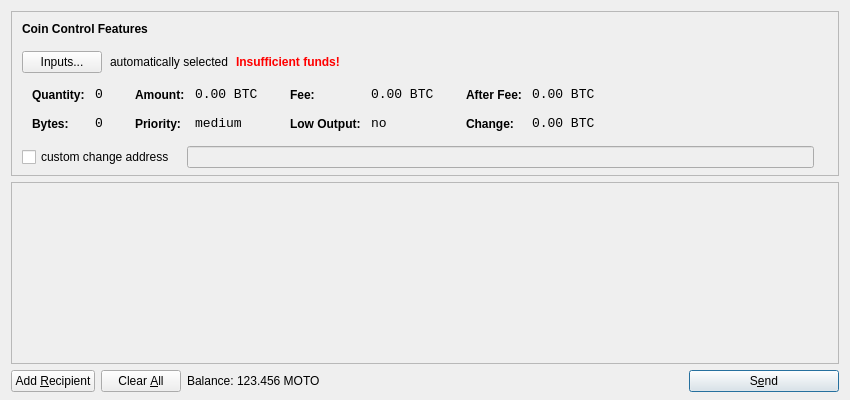
<?xml version="1.0" encoding="UTF-8"?>
<ui version="4.0">
 <class>SendCoinsDialog</class>
 <widget class="QDialog" name="SendCoinsDialog">
  <property name="geometry">
   <rect>
    <x>0</x>
    <y>0</y>
    <width>850</width>
    <height>400</height>
   </rect>
  </property>
  <property name="windowTitle">
   <string>Send Coins</string>
  </property>
  <layout class="QVBoxLayout" name="verticalLayout" stretch="0,1,0">
   <property name="bottomMargin">
    <number>8</number>
   </property>
   <item>
    <widget class="QFrame" name="frameCoinControl">
     <property name="sizePolicy">
      <sizepolicy hsizetype="Expanding" vsizetype="Expanding">
       <horstretch>0</horstretch>
       <verstretch>0</verstretch>
      </sizepolicy>
     </property>
     <property name="maximumSize">
      <size>
       <width>16777215</width>
       <height>16777215</height>
      </size>
     </property>
     <property name="frameShape">
      <enum>QFrame::StyledPanel</enum>
     </property>
     <property name="frameShadow">
      <enum>QFrame::Sunken</enum>
     </property>
     <layout class="QVBoxLayout" name="verticalLayoutCoinControl2">
      <property name="spacing">
       <number>-1</number>
      </property>
      <property name="leftMargin">
       <number>0</number>
      </property>
      <property name="topMargin">
       <number>0</number>
      </property>
      <property name="rightMargin">
       <number>0</number>
      </property>
      <property name="bottomMargin">
       <number>6</number>
      </property>
      <item>
       <layout class="QVBoxLayout" name="verticalLayoutCoinControl" stretch="0,0,0,0,1">
        <property name="spacing">
         <number>0</number>
        </property>
        <property name="leftMargin">
         <number>10</number>
        </property>
        <property name="topMargin">
         <number>10</number>
        </property>
        <item>
         <layout class="QHBoxLayout" name="horizontalLayoutCoinControl1">
          <property name="bottomMargin">
           <number>15</number>
          </property>
          <item>
           <widget class="QLabel" name="labelCoinControlFeatures">
            <property name="sizePolicy">
             <sizepolicy hsizetype="Preferred" vsizetype="Maximum">
              <horstretch>0</horstretch>
              <verstretch>0</verstretch>
             </sizepolicy>
            </property>
            <property name="font">
             <font>
              <weight>75</weight>
              <bold>true</bold>
             </font>
            </property>
            <property name="styleSheet">
             <string notr="true">font-weight:bold;</string>
            </property>
            <property name="text">
             <string>Coin Control Features</string>
            </property>
           </widget>
          </item>
         </layout>
        </item>
        <item>
         <layout class="QHBoxLayout" name="horizontalLayoutCoinControl2" stretch="0,0,0,0">
          <property name="spacing">
           <number>8</number>
          </property>
          <property name="bottomMargin">
           <number>10</number>
          </property>
          <item>
           <widget class="QPushButton" name="pushButtonCoinControl">
            <property name="styleSheet">
             <string notr="true"/>
            </property>
            <property name="text">
             <string>Inputs...</string>
            </property>
           </widget>
          </item>
          <item>
           <widget class="QLabel" name="labelCoinControlAutomaticallySelected">
            <property name="text">
             <string>automatically selected</string>
            </property>
            <property name="margin">
             <number>5</number>
            </property>
           </widget>
          </item>
          <item>
           <widget class="QLabel" name="labelCoinControlInsuffFunds">
            <property name="font">
             <font>
              <weight>75</weight>
              <bold>true</bold>
             </font>
            </property>
            <property name="styleSheet">
             <string notr="true">color:red;font-weight:bold;</string>
            </property>
            <property name="text">
             <string>Insufficient funds!</string>
            </property>
            <property name="margin">
             <number>5</number>
            </property>
           </widget>
          </item>
          <item>
           <spacer name="horizontalSpacerCoinControl">
            <property name="orientation">
             <enum>Qt::Horizontal</enum>
            </property>
            <property name="sizeHint" stdset="0">
             <size>
              <width>40</width>
              <height>1</height>
             </size>
            </property>
           </spacer>
          </item>
         </layout>
        </item>
        <item>
         <widget class="QWidget" name="widgetCoinControl" native="true">
          <property name="sizePolicy">
           <sizepolicy hsizetype="Preferred" vsizetype="Preferred">
            <horstretch>0</horstretch>
            <verstretch>0</verstretch>
           </sizepolicy>
          </property>
          <property name="minimumSize">
           <size>
            <width>0</width>
            <height>0</height>
           </size>
          </property>
          <property name="styleSheet">
           <string notr="true"/>
          </property>
          <layout class="QHBoxLayout" name="horizontalLayoutCoinControl5">
           <property name="margin">
            <number>0</number>
           </property>
           <item>
            <layout class="QHBoxLayout" name="horizontalLayoutCoinControl3" stretch="0,0,0,1">
             <property name="spacing">
              <number>20</number>
             </property>
             <property name="topMargin">
              <number>0</number>
             </property>
             <property name="bottomMargin">
              <number>10</number>
             </property>
             <item>
              <layout class="QFormLayout" name="formLayoutCoinControl1">
               <property name="horizontalSpacing">
                <number>10</number>
               </property>
               <property name="verticalSpacing">
                <number>14</number>
               </property>
               <property name="leftMargin">
                <number>10</number>
               </property>
               <property name="topMargin">
                <number>4</number>
               </property>
               <property name="rightMargin">
                <number>6</number>
               </property>
               <item row="0" column="0">
                <widget class="QLabel" name="labelCoinControlQuantityText">
                 <property name="styleSheet">
                  <string notr="true">font-weight:bold;</string>
                 </property>
                 <property name="text">
                  <string>Quantity:</string>
                 </property>
                 <property name="margin">
                  <number>0</number>
                 </property>
                </widget>
               </item>
               <item row="0" column="1">
                <widget class="QLabel" name="labelCoinControlQuantity">
                 <property name="font">
                  <font>
                   <family>Monospace</family>
                   <pointsize>10</pointsize>
                  </font>
                 </property>
                 <property name="cursor">
                  <cursorShape>IBeamCursor</cursorShape>
                 </property>
                 <property name="contextMenuPolicy">
                  <enum>Qt::ActionsContextMenu</enum>
                 </property>
                 <property name="text">
                  <string notr="true">0</string>
                 </property>
                 <property name="margin">
                  <number>0</number>
                 </property>
                 <property name="textInteractionFlags">
                  <set>Qt::LinksAccessibleByMouse|Qt::TextSelectableByKeyboard|Qt::TextSelectableByMouse</set>
                 </property>
                </widget>
               </item>
               <item row="1" column="0">
                <widget class="QLabel" name="labelCoinControlBytesText">
                 <property name="styleSheet">
                  <string notr="true">font-weight:bold;</string>
                 </property>
                 <property name="text">
                  <string>Bytes:</string>
                 </property>
                </widget>
               </item>
               <item row="1" column="1">
                <widget class="QLabel" name="labelCoinControlBytes">
                 <property name="font">
                  <font>
                   <family>Monospace</family>
                   <pointsize>10</pointsize>
                  </font>
                 </property>
                 <property name="cursor">
                  <cursorShape>IBeamCursor</cursorShape>
                 </property>
                 <property name="contextMenuPolicy">
                  <enum>Qt::ActionsContextMenu</enum>
                 </property>
                 <property name="text">
                  <string notr="true">0</string>
                 </property>
                 <property name="textInteractionFlags">
                  <set>Qt::LinksAccessibleByMouse|Qt::TextSelectableByKeyboard|Qt::TextSelectableByMouse</set>
                 </property>
                </widget>
               </item>
              </layout>
             </item>
             <item>
              <layout class="QFormLayout" name="formLayoutCoinControl2">
               <property name="horizontalSpacing">
                <number>10</number>
               </property>
               <property name="verticalSpacing">
                <number>14</number>
               </property>
               <property name="leftMargin">
                <number>6</number>
               </property>
               <property name="topMargin">
                <number>4</number>
               </property>
               <property name="rightMargin">
                <number>6</number>
               </property>
               <item row="0" column="0">
                <widget class="QLabel" name="labelCoinControlAmountText">
                 <property name="styleSheet">
                  <string notr="true">font-weight:bold;</string>
                 </property>
                 <property name="text">
                  <string>Amount:</string>
                 </property>
                 <property name="margin">
                  <number>0</number>
                 </property>
                </widget>
               </item>
               <item row="0" column="1">
                <widget class="QLabel" name="labelCoinControlAmount">
                 <property name="font">
                  <font>
                   <family>Monospace</family>
                   <pointsize>10</pointsize>
                  </font>
                 </property>
                 <property name="cursor">
                  <cursorShape>IBeamCursor</cursorShape>
                 </property>
                 <property name="contextMenuPolicy">
                  <enum>Qt::ActionsContextMenu</enum>
                 </property>
                 <property name="text">
                  <string notr="true">0.00 BTC</string>
                 </property>
                 <property name="textInteractionFlags">
                  <set>Qt::LinksAccessibleByMouse|Qt::TextSelectableByKeyboard|Qt::TextSelectableByMouse</set>
                 </property>
                </widget>
               </item>
               <item row="1" column="0">
                <widget class="QLabel" name="labelCoinControlPriorityText">
                 <property name="styleSheet">
                  <string notr="true">font-weight:bold;</string>
                 </property>
                 <property name="text">
                  <string>Priority:</string>
                 </property>
                </widget>
               </item>
               <item row="1" column="1">
                <widget class="QLabel" name="labelCoinControlPriority">
                 <property name="font">
                  <font>
                   <family>Monospace</family>
                   <pointsize>10</pointsize>
                  </font>
                 </property>
                 <property name="cursor">
                  <cursorShape>IBeamCursor</cursorShape>
                 </property>
                 <property name="contextMenuPolicy">
                  <enum>Qt::ActionsContextMenu</enum>
                 </property>
                 <property name="text">
                  <string>medium</string>
                 </property>
                 <property name="textInteractionFlags">
                  <set>Qt::LinksAccessibleByMouse|Qt::TextSelectableByKeyboard|Qt::TextSelectableByMouse</set>
                 </property>
                </widget>
               </item>
              </layout>
             </item>
             <item>
              <layout class="QFormLayout" name="formLayoutCoinControl3">
               <property name="horizontalSpacing">
                <number>10</number>
               </property>
               <property name="verticalSpacing">
                <number>14</number>
               </property>
               <property name="leftMargin">
                <number>6</number>
               </property>
               <property name="topMargin">
                <number>4</number>
               </property>
               <property name="rightMargin">
                <number>6</number>
               </property>
               <item row="0" column="0">
                <widget class="QLabel" name="labelCoinControlFeeText">
                 <property name="styleSheet">
                  <string notr="true">font-weight:bold;</string>
                 </property>
                 <property name="text">
                  <string>Fee:</string>
                 </property>
                 <property name="margin">
                  <number>0</number>
                 </property>
                </widget>
               </item>
               <item row="0" column="1">
                <widget class="QLabel" name="labelCoinControlFee">
                 <property name="font">
                  <font>
                   <family>Monospace</family>
                   <pointsize>10</pointsize>
                  </font>
                 </property>
                 <property name="cursor">
                  <cursorShape>IBeamCursor</cursorShape>
                 </property>
                 <property name="contextMenuPolicy">
                  <enum>Qt::ActionsContextMenu</enum>
                 </property>
                 <property name="text">
                  <string notr="true">0.00 BTC</string>
                 </property>
                 <property name="textInteractionFlags">
                  <set>Qt::LinksAccessibleByMouse|Qt::TextSelectableByKeyboard|Qt::TextSelectableByMouse</set>
                 </property>
                </widget>
               </item>
               <item row="1" column="0">
                <widget class="QLabel" name="labelCoinControlLowOutputText">
                 <property name="styleSheet">
                  <string notr="true">font-weight:bold;</string>
                 </property>
                 <property name="text">
                  <string>Low Output:</string>
                 </property>
                </widget>
               </item>
               <item row="1" column="1">
                <widget class="QLabel" name="labelCoinControlLowOutput">
                 <property name="font">
                  <font>
                   <family>Monospace</family>
                   <pointsize>10</pointsize>
                  </font>
                 </property>
                 <property name="cursor">
                  <cursorShape>IBeamCursor</cursorShape>
                 </property>
                 <property name="contextMenuPolicy">
                  <enum>Qt::ActionsContextMenu</enum>
                 </property>
                 <property name="text">
                  <string>no</string>
                 </property>
                 <property name="textInteractionFlags">
                  <set>Qt::LinksAccessibleByMouse|Qt::TextSelectableByKeyboard|Qt::TextSelectableByMouse</set>
                 </property>
                </widget>
               </item>
              </layout>
             </item>
             <item>
              <layout class="QFormLayout" name="formLayoutCoinControl4">
               <property name="horizontalSpacing">
                <number>10</number>
               </property>
               <property name="verticalSpacing">
                <number>14</number>
               </property>
               <property name="leftMargin">
                <number>6</number>
               </property>
               <property name="topMargin">
                <number>4</number>
               </property>
               <property name="rightMargin">
                <number>6</number>
               </property>
               <item row="0" column="0">
                <widget class="QLabel" name="labelCoinControlAfterFeeText">
                 <property name="styleSheet">
                  <string notr="true">font-weight:bold;</string>
                 </property>
                 <property name="text">
                  <string>After Fee:</string>
                 </property>
                 <property name="margin">
                  <number>0</number>
                 </property>
                </widget>
               </item>
               <item row="0" column="1">
                <widget class="QLabel" name="labelCoinControlAfterFee">
                 <property name="font">
                  <font>
                   <family>Monospace</family>
                   <pointsize>10</pointsize>
                  </font>
                 </property>
                 <property name="cursor">
                  <cursorShape>IBeamCursor</cursorShape>
                 </property>
                 <property name="contextMenuPolicy">
                  <enum>Qt::ActionsContextMenu</enum>
                 </property>
                 <property name="text">
                  <string notr="true">0.00 BTC</string>
                 </property>
                 <property name="textInteractionFlags">
                  <set>Qt::LinksAccessibleByMouse|Qt::TextSelectableByKeyboard|Qt::TextSelectableByMouse</set>
                 </property>
                </widget>
               </item>
               <item row="1" column="0">
                <widget class="QLabel" name="labelCoinControlChangeText">
                 <property name="styleSheet">
                  <string notr="true">font-weight:bold;</string>
                 </property>
                 <property name="text">
                  <string>Change:</string>
                 </property>
                </widget>
               </item>
               <item row="1" column="1">
                <widget class="QLabel" name="labelCoinControlChange">
                 <property name="font">
                  <font>
                   <family>Monospace</family>
                   <pointsize>10</pointsize>
                  </font>
                 </property>
                 <property name="cursor">
                  <cursorShape>IBeamCursor</cursorShape>
                 </property>
                 <property name="contextMenuPolicy">
                  <enum>Qt::ActionsContextMenu</enum>
                 </property>
                 <property name="text">
                  <string notr="true">0.00 BTC</string>
                 </property>
                 <property name="textInteractionFlags">
                  <set>Qt::LinksAccessibleByMouse|Qt::TextSelectableByKeyboard|Qt::TextSelectableByMouse</set>
                 </property>
                </widget>
               </item>
              </layout>
             </item>
            </layout>
           </item>
          </layout>
         </widget>
        </item>
        <item>
         <layout class="QHBoxLayout" name="horizontalLayoutCoinControl4" stretch="0,0,0">
          <property name="spacing">
           <number>12</number>
          </property>
          <property name="sizeConstraint">
           <enum>QLayout::SetDefaultConstraint</enum>
          </property>
          <property name="topMargin">
           <number>5</number>
          </property>
          <property name="rightMargin">
           <number>5</number>
          </property>
          <item>
           <widget class="QCheckBox" name="checkBoxCoinControlChange">
            <property name="text">
             <string>custom change address</string>
            </property>
           </widget>
          </item>
          <item>
           <widget class="QLineEdit" name="lineEditCoinControlChange">
            <property name="enabled">
             <bool>false</bool>
            </property>
            <property name="sizePolicy">
             <sizepolicy hsizetype="Expanding" vsizetype="Fixed">
              <horstretch>0</horstretch>
              <verstretch>0</verstretch>
             </sizepolicy>
            </property>
           </widget>
          </item>
          <item>
           <widget class="QLabel" name="labelCoinControlChangeLabel">
            <property name="sizePolicy">
             <sizepolicy hsizetype="Preferred" vsizetype="Expanding">
              <horstretch>0</horstretch>
              <verstretch>0</verstretch>
             </sizepolicy>
            </property>
            <property name="minimumSize">
             <size>
              <width>0</width>
              <height>0</height>
             </size>
            </property>
            <property name="text">
             <string/>
            </property>
            <property name="margin">
             <number>3</number>
            </property>
           </widget>
          </item>
         </layout>
        </item>
        <item>
         <spacer name="verticalSpacerCoinControl">
          <property name="orientation">
           <enum>Qt::Vertical</enum>
          </property>
          <property name="sizeHint" stdset="0">
           <size>
            <width>800</width>
            <height>1</height>
           </size>
          </property>
         </spacer>
        </item>
       </layout>
      </item>
     </layout>
    </widget>
   </item>
   <item>
    <widget class="QScrollArea" name="scrollArea">
     <property name="widgetResizable">
      <bool>true</bool>
     </property>
     <widget class="QWidget" name="scrollAreaWidgetContents">
      <property name="geometry">
       <rect>
        <x>0</x>
        <y>0</y>
        <width>830</width>
        <height>165</height>
       </rect>
      </property>
      <layout class="QVBoxLayout" name="verticalLayout_2">
       <property name="margin">
        <number>0</number>
       </property>
       <item>
        <layout class="QVBoxLayout" name="entries">
         <property name="spacing">
          <number>6</number>
         </property>
        </layout>
       </item>
       <item>
        <spacer name="verticalSpacer">
         <property name="orientation">
          <enum>Qt::Vertical</enum>
         </property>
         <property name="sizeHint" stdset="0">
          <size>
           <width>20</width>
           <height>40</height>
          </size>
         </property>
        </spacer>
       </item>
      </layout>
     </widget>
    </widget>
   </item>
   <item>
    <layout class="QHBoxLayout" name="horizontalLayout">
     <item>
      <widget class="QPushButton" name="addButton">
       <property name="toolTip">
        <string>Send to multiple recipients at once</string>
       </property>
       <property name="text">
        <string>Add &amp;Recipient</string>
       </property>
       <property name="icon">
        <iconset resource="../bitcoin.qrc">
         <normaloff>:/icons/add</normaloff>:/icons/add</iconset>
       </property>
       <property name="autoDefault">
        <bool>false</bool>
       </property>
      </widget>
     </item>
     <item>
      <widget class="QPushButton" name="clearButton">
       <property name="sizePolicy">
        <sizepolicy hsizetype="Minimum" vsizetype="Fixed">
         <horstretch>0</horstretch>
         <verstretch>0</verstretch>
        </sizepolicy>
       </property>
       <property name="toolTip">
        <string>Remove all transaction fields</string>
       </property>
       <property name="text">
        <string>Clear &amp;All</string>
       </property>
       <property name="icon">
        <iconset resource="../bitcoin.qrc">
         <normaloff>:/icons/remove</normaloff>:/icons/remove</iconset>
       </property>
       <property name="autoRepeatDelay">
        <number>300</number>
       </property>
       <property name="autoDefault">
        <bool>false</bool>
       </property>
      </widget>
     </item>
     <item>
      <layout class="QHBoxLayout" name="horizontalLayout_2">
       <property name="spacing">
        <number>3</number>
       </property>
       <item>
        <widget class="QLabel" name="label">
         <property name="text">
          <string>Balance:</string>
         </property>
        </widget>
       </item>
       <item>
        <widget class="QLabel" name="labelBalance">
         <property name="cursor">
          <cursorShape>IBeamCursor</cursorShape>
         </property>
         <property name="text">
          <string>123.456 MOTO</string>
         </property>
         <property name="textInteractionFlags">
          <set>Qt::LinksAccessibleByMouse|Qt::TextSelectableByKeyboard|Qt::TextSelectableByMouse</set>
         </property>
        </widget>
       </item>
      </layout>
     </item>
     <item>
      <spacer name="horizontalSpacer">
       <property name="orientation">
        <enum>Qt::Horizontal</enum>
       </property>
       <property name="sizeHint" stdset="0">
        <size>
         <width>40</width>
         <height>20</height>
        </size>
       </property>
      </spacer>
     </item>
     <item>
      <widget class="QPushButton" name="sendButton">
       <property name="minimumSize">
        <size>
         <width>150</width>
         <height>0</height>
        </size>
       </property>
       <property name="toolTip">
        <string>Confirm the send action</string>
       </property>
       <property name="text">
        <string>S&amp;end</string>
       </property>
       <property name="icon">
        <iconset resource="../bitcoin.qrc">
         <normaloff>:/icons/send</normaloff>:/icons/send</iconset>
       </property>
       <property name="default">
        <bool>true</bool>
       </property>
      </widget>
     </item>
    </layout>
   </item>
  </layout>
 </widget>
 <resources>
  <include location="../bitcoin.qrc"/>
 </resources>
 <connections/>
</ui>
